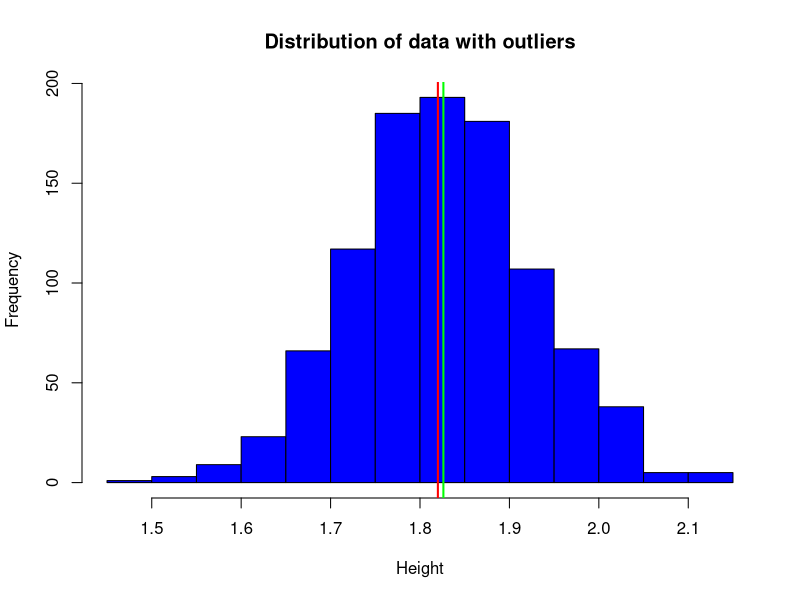
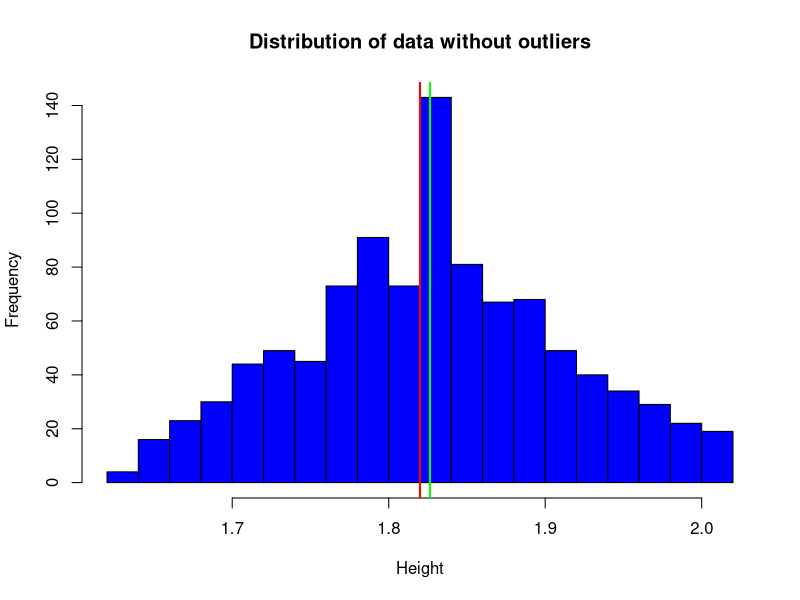
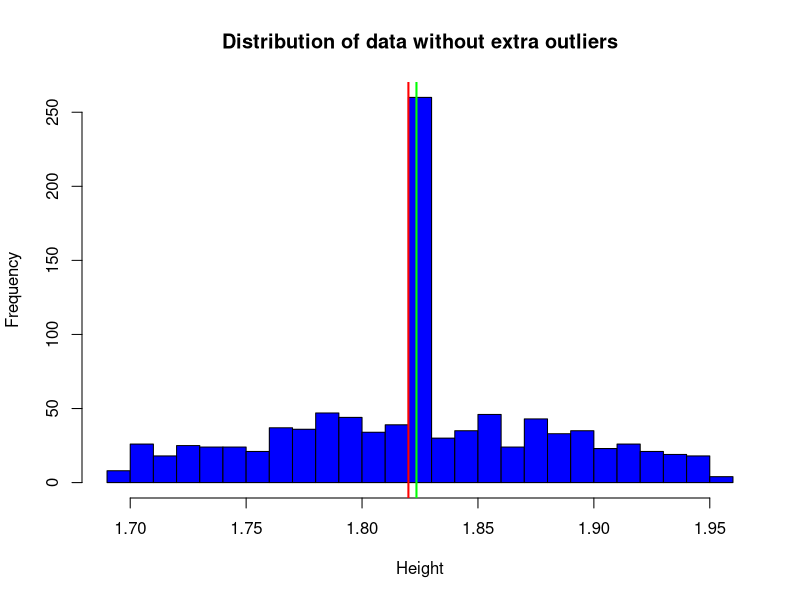

The R source for these figures, in order:
# Introduction to Behavioral Data Science assignment
# Janic Bijlhout, Matteo Dröge
# distribution of male height with and without outliers
# to prove that a type 1 error may occur when removing outliers (QRP)

set.seed(21) # seed 21 proves the type 1 error
n <- 1000 # size of data
mu <- 1.82 # average height in males
sigma <- 0.1 # standard dev.
fraction_of_outlier <- 0.1 # fraction for how much the outliers differ

# generate normal distributed data having outliers
data_with_outliers <- c(rnorm(n * (1 - fraction_of_outlier), mean = mu, sd = sigma),
                        rnorm(n * fraction_of_outlier, mean = mu + rnorm(1, mean = 0, sd = 0.5), sd = sigma))

# use median abs dev to find outliers in data
mad <- median(abs(data_with_outliers - median(data_with_outliers)))
outlier <- which(abs(data_with_outliers - median(data_with_outliers)) > 3 * mad)
outlier2 <- which(abs(data_with_outliers - median(data_with_outliers)) > 2 * mad)

# replace the outliers by swapping them for the median values of data 
data_without_outliers <- data_with_outliers # create new data set based of prev.
data_without_outliers[outlier] <- median(data_with_outliers) # replace outliers

data_without_outliers2 <- data_with_outliers 
data_without_outliers2[outlier2] <- median(data_with_outliers) 

# do t-tests, get p values and calc mean for the datasets
t_with_outliers <- t.test(data_with_outliers, mu = mu)# do t tests
t_without_outliers <- t.test(data_without_outliers, mu = mu)
t_without_outliers2 <- t.test(data_without_outliers2, mu = mu)

p_with_outliers <- t_with_outliers$p.value # get p vals from t tests
p_without_outliers <- t_without_outliers$p.value 
p_without_outliers2 <- t_without_outliers2$p.value

mean_with_outliers <- mean(data_with_outliers) # get means 
mean_without_outliers <- mean(data_without_outliers) 
mean_without_outliers2 <- mean(data_without_outliers2) 

# plotting data with outliers
hist(data_with_outliers, breaks = 20, col = "blue", 
     xlab = "Height", main = "Distribution of data with outliers")
abline(v = mu, col = "red", lwd = 2) # the true average male height
abline(v = mean_with_outliers, col = "green", lwd = 2) # mean with outliers

# same plotting for data without outliers
hist(data_without_outliers, breaks = 20, col = "blue", 
     xlab = "Height", main = "Distribution of data without outliers")
abline(v = mu, col = "red", lwd = 2) # mean height
abline(v = mean_without_outliers, col = "green", lwd = 2) # mean without outliers

# same plotting for data without outliers2
hist(data_without_outliers2, breaks = 20, col = "blue", 
     xlab = "Height", main = "Distribution of data without extra outliers")
abline(v = mu, col = "red", lwd = 2) # mean height
abline(v = mean_without_outliers2, col = "green", lwd = 2) # mean without outliers


# print p vals for the data sets
cat("p-value of t-test on data containing outliers:", p_with_outliers, "\n")
cat("p-value of t-test on data without outliers (MAD * 3):", p_without_outliers, "\n")
cat("p-value of t-test on data without extra outliers (MAD * 2):", p_without_outliers2, "\n")

if (p_without_outliers < 0.05 & p_with_outliers >= 0.05) {
  cat("Removing outliers leads to a statistically significant difference in the mean height
because p_without_outliers < 0.05 and p_with_outliers >= 0.05")
} else {
  cat("Removing outliers won't lead to a statistically significant difference\n")
}
